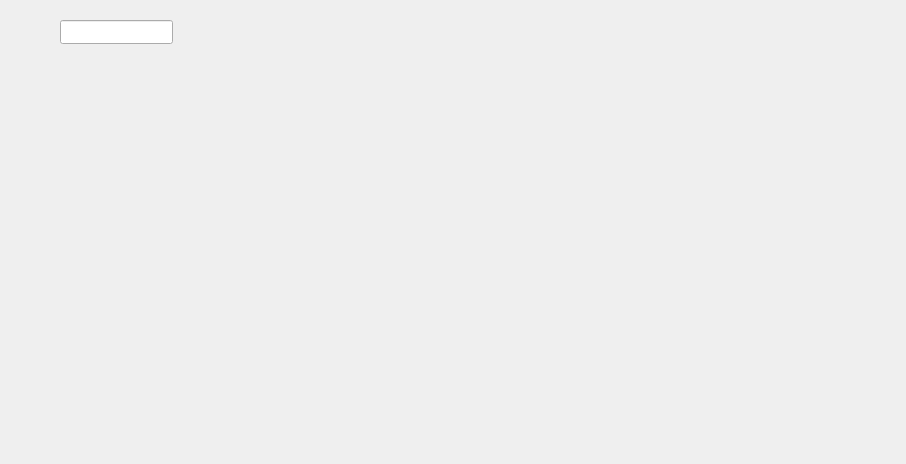
<?xml version="1.0" encoding="UTF-8"?>
<ui version="4.0">
 <class>Dialog</class>
 <widget class="QDialog" name="Dialog">
  <property name="geometry">
   <rect>
    <x>0</x>
    <y>0</y>
    <width>906</width>
    <height>464</height>
   </rect>
  </property>
  <property name="windowTitle">
   <string>Dialog</string>
  </property>
  <widget class="QLineEdit" name="lineEdit">
   <property name="geometry">
    <rect>
     <x>60</x>
     <y>20</y>
     <width>113</width>
     <height>24</height>
    </rect>
   </property>
  </widget>
 </widget>
 <resources/>
 <connections/>
</ui>
